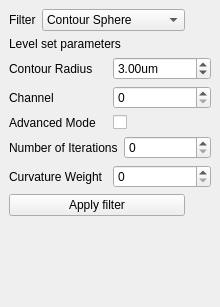
<?xml version="1.0" encoding="UTF-8"?>
<ui version="4.0">
 <class>OneClickSegmentationDockWidget</class>
 <widget class="QDockWidget" name="OneClickSegmentationDockWidget">
  <property name="geometry">
   <rect>
    <x>0</x>
    <y>0</y>
    <width>220</width>
    <height>307</height>
   </rect>
  </property>
  <property name="sizePolicy">
   <sizepolicy hsizetype="Expanding" vsizetype="Expanding">
    <horstretch>0</horstretch>
    <verstretch>0</verstretch>
   </sizepolicy>
  </property>
  <property name="allowedAreas">
   <set>Qt::LeftDockWidgetArea|Qt::RightDockWidgetArea</set>
  </property>
  <property name="windowTitle">
   <string>OneClickSegmentation</string>
  </property>
  <widget class="QWidget" name="dockWidgetContents">
   <layout class="QGridLayout" name="gridLayout_4">
    <item row="0" column="0">
     <layout class="QGridLayout" name="gridLayout">
      <item row="0" column="0">
       <widget class="QLabel" name="filterLabel">
        <property name="text">
         <string>Filter</string>
        </property>
       </widget>
      </item>
      <item row="0" column="1">
       <widget class="QComboBox" name="filterType">
        <property name="sizePolicy">
         <sizepolicy hsizetype="MinimumExpanding" vsizetype="Fixed">
          <horstretch>0</horstretch>
          <verstretch>0</verstretch>
         </sizepolicy>
        </property>
        <property name="maxVisibleItems">
         <number>5</number>
        </property>
        <property name="sizeAdjustPolicy">
         <enum>QComboBox::AdjustToMinimumContentsLength</enum>
        </property>
        <item>
         <property name="text">
          <string>Contour Sphere</string>
         </property>
        </item>
        <item>
         <property name="text">
          <string>3D Sphere</string>
         </property>
        </item>
        <item>
         <property name="text">
          <string>3D Level Set</string>
         </property>
        </item>
       </widget>
      </item>
     </layout>
    </item>
    <item row="1" column="0" colspan="2">
     <widget class="QLabel" name="LevelsetParametersLabel">
      <property name="text">
       <string>Level set parameters</string>
      </property>
     </widget>
    </item>
    <item row="2" column="0" colspan="2">
     <layout class="QGridLayout" name="gridLayout_2">
      <item row="0" column="0">
       <widget class="QLabel" name="radiusLabel">
        <property name="text">
         <string>Contour Radius</string>
        </property>
       </widget>
      </item>
      <item row="0" column="1">
       <widget class="QDoubleSpinBox" name="radiusSpinBox">
        <property name="suffix">
         <string>um</string>
        </property>
        <property name="minimum">
         <double>0.100000000000000</double>
        </property>
        <property name="maximum">
         <double>6.000000000000000</double>
        </property>
        <property name="singleStep">
         <double>0.100000000000000</double>
        </property>
        <property name="value">
         <double>3.000000000000000</double>
        </property>
       </widget>
      </item>
     </layout>
    </item>
    <item row="3" column="0" colspan="2">
     <layout class="QGridLayout" name="gridLayout_5">
      <item row="0" column="0">
       <widget class="QLabel" name="channelLabel">
        <property name="text">
         <string>Channel</string>
        </property>
       </widget>
      </item>
      <item row="0" column="1">
       <widget class="QSpinBox" name="channel"/>
      </item>
     </layout>
    </item>
    <item row="4" column="0" colspan="2">
     <layout class="QGridLayout" name="gridLayout_3">
      <item row="0" column="0">
       <widget class="QLabel" name="advanceModeLabel">
        <property name="text">
         <string>Advanced Mode</string>
        </property>
       </widget>
      </item>
      <item row="0" column="1">
       <widget class="QCheckBox" name="advanceMode">
        <property name="text">
         <string/>
        </property>
       </widget>
      </item>
     </layout>
    </item>
    <item row="5" column="0" colspan="2">
     <layout class="QGridLayout" name="gridLayout_7">
      <item row="0" column="0">
       <widget class="QLabel" name="numberOfIterationsLabel">
        <property name="text">
         <string>Number of Iterations</string>
        </property>
       </widget>
      </item>
      <item row="0" column="1">
       <widget class="QSpinBox" name="numberOfIterations">
        <property name="maximum">
         <number>9999</number>
        </property>
       </widget>
      </item>
     </layout>
    </item>
    <item row="6" column="0" colspan="2">
     <layout class="QGridLayout" name="gridLayout_6">
      <item row="0" column="0">
       <widget class="QLabel" name="curvatureWeightLabel">
        <property name="text">
         <string>Curvature Weight</string>
        </property>
       </widget>
      </item>
      <item row="0" column="1">
       <widget class="QSpinBox" name="curvatureWeight">
        <property name="maximum">
         <number>9999</number>
        </property>
       </widget>
      </item>
     </layout>
    </item>
    <item row="7" column="0">
     <widget class="QPushButton" name="applyFilterBtn">
      <property name="text">
       <string>Apply filter</string>
      </property>
     </widget>
    </item>
    <item row="8" column="1">
     <spacer name="verticalSpacer">
      <property name="orientation">
       <enum>Qt::Vertical</enum>
      </property>
      <property name="sizeHint" stdset="0">
       <size>
        <width>20</width>
        <height>40</height>
       </size>
      </property>
     </spacer>
    </item>
   </layout>
  </widget>
 </widget>
 <resources/>
 <connections/>
</ui>
